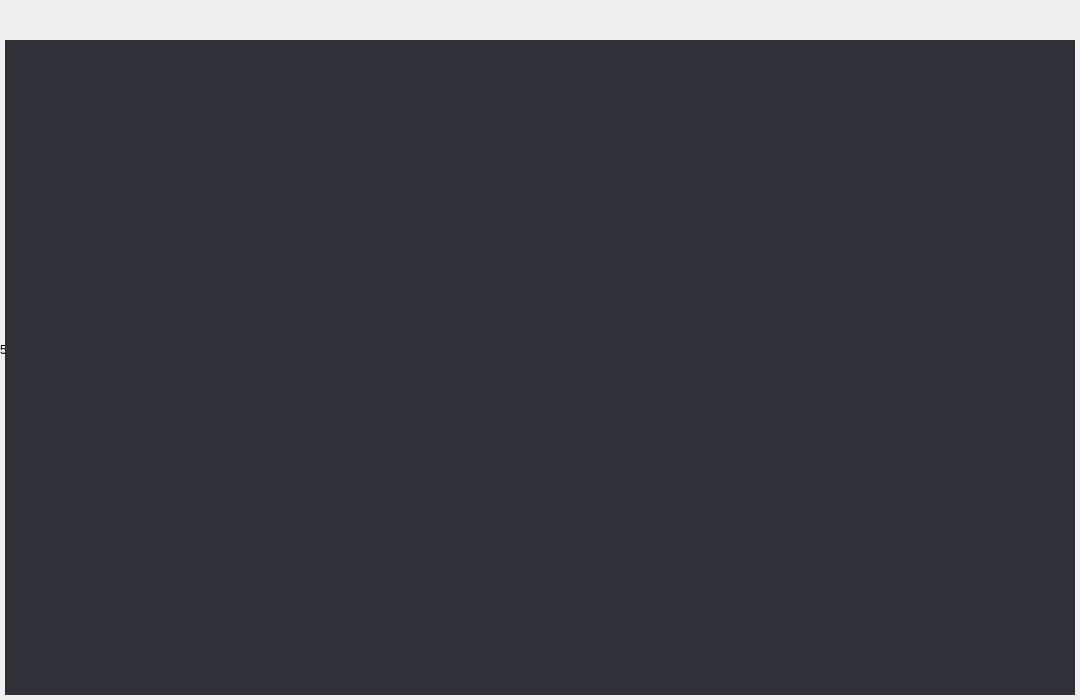
<?xml version="1.0" encoding="UTF-8"?>
<ui version="4.0">
 <class>MainWindow</class>
 <widget class="QMainWindow" name="MainWindow">
  <property name="geometry">
   <rect>
    <x>0</x>
    <y>0</y>
    <width>1080</width>
    <height>700</height>
   </rect>
  </property>
  <property name="minimumSize">
   <size>
    <width>0</width>
    <height>0</height>
   </size>
  </property>
  <property name="maximumSize">
   <size>
    <width>254555</width>
    <height>5554324</height>
   </size>
  </property>
  <property name="windowTitle">
   <string>MainWindow</string>
  </property>
  <widget class="QWidget" name="centralWidget">
   <layout class="QGridLayout" name="gridLayout">
    <property name="leftMargin">
     <number>0</number>
    </property>
    <property name="topMargin">
     <number>0</number>
    </property>
    <property name="rightMargin">
     <number>0</number>
    </property>
    <property name="bottomMargin">
     <number>0</number>
    </property>
    <property name="spacing">
     <number>0</number>
    </property>
    <item row="0" column="0">
     <widget class="QLabel" name="lefttopLabel">
      <property name="minimumSize">
       <size>
        <width>5</width>
        <height>5</height>
       </size>
      </property>
      <property name="maximumSize">
       <size>
        <width>5</width>
        <height>5</height>
       </size>
      </property>
      <property name="cursor">
       <cursorShape>SizeFDiagCursor</cursorShape>
      </property>
      <property name="text">
       <string/>
      </property>
     </widget>
    </item>
    <item row="0" column="1">
     <widget class="QLabel" name="topLabel">
      <property name="minimumSize">
       <size>
        <width>0</width>
        <height>5</height>
       </size>
      </property>
      <property name="maximumSize">
       <size>
        <width>16777215</width>
        <height>5</height>
       </size>
      </property>
      <property name="cursor">
       <cursorShape>SizeVerCursor</cursorShape>
      </property>
      <property name="text">
       <string/>
      </property>
     </widget>
    </item>
    <item row="0" column="2">
     <widget class="QLabel" name="righttopLabel">
      <property name="minimumSize">
       <size>
        <width>5</width>
        <height>5</height>
       </size>
      </property>
      <property name="maximumSize">
       <size>
        <width>5</width>
        <height>5</height>
       </size>
      </property>
      <property name="cursor">
       <cursorShape>SizeBDiagCursor</cursorShape>
      </property>
      <property name="text">
       <string/>
      </property>
     </widget>
    </item>
    <item row="1" column="0">
     <widget class="QLabel" name="leftLabel">
      <property name="minimumSize">
       <size>
        <width>5</width>
        <height>0</height>
       </size>
      </property>
      <property name="maximumSize">
       <size>
        <width>5</width>
        <height>16777215</height>
       </size>
      </property>
      <property name="cursor">
       <cursorShape>SizeHorCursor</cursorShape>
      </property>
      <property name="text">
       <string>5</string>
      </property>
     </widget>
    </item>
    <item row="1" column="1">
     <widget class="QWidget" name="widget" native="true">
      <layout class="QVBoxLayout" name="verticalLayout">
       <property name="spacing">
        <number>0</number>
       </property>
       <property name="leftMargin">
        <number>0</number>
       </property>
       <property name="topMargin">
        <number>0</number>
       </property>
       <property name="rightMargin">
        <number>0</number>
       </property>
       <property name="bottomMargin">
        <number>0</number>
       </property>
       <item>
        <widget class="titlewid" name="widget_2" native="true">
         <property name="minimumSize">
          <size>
           <width>0</width>
           <height>35</height>
          </size>
         </property>
         <property name="maximumSize">
          <size>
           <width>16777215</width>
           <height>35</height>
          </size>
         </property>
        </widget>
       </item>
       <item>
        <widget class="QWidget" name="widget_3" native="true">
         <property name="styleSheet">
          <string notr="true">background-color:rgb(48,48,56)</string>
         </property>
         <layout class="QVBoxLayout" name="verticalLayout_2">
          <property name="spacing">
           <number>0</number>
          </property>
          <property name="leftMargin">
           <number>0</number>
          </property>
          <property name="topMargin">
           <number>0</number>
          </property>
          <property name="rightMargin">
           <number>0</number>
          </property>
          <property name="bottomMargin">
           <number>0</number>
          </property>
          <item>
           <widget class="QScrollArea" name="scrollArea">
            <property name="sizePolicy">
             <sizepolicy hsizetype="Preferred" vsizetype="Preferred">
              <horstretch>0</horstretch>
              <verstretch>0</verstretch>
             </sizepolicy>
            </property>
            <property name="minimumSize">
             <size>
              <width>1070</width>
              <height>0</height>
             </size>
            </property>
            <property name="styleSheet">
             <string notr="true">border:none</string>
            </property>
            <property name="verticalScrollBarPolicy">
             <enum>Qt::ScrollBarAlwaysOff</enum>
            </property>
            <property name="horizontalScrollBarPolicy">
             <enum>Qt::ScrollBarAlwaysOff</enum>
            </property>
            <property name="widgetResizable">
             <bool>true</bool>
            </property>
            <widget class="QWidget" name="scrollAreaWidgetContents">
             <property name="geometry">
              <rect>
               <x>0</x>
               <y>0</y>
               <width>1070</width>
               <height>655</height>
              </rect>
             </property>
             <property name="cursor">
              <cursorShape>UpArrowCursor</cursorShape>
             </property>
            </widget>
           </widget>
          </item>
         </layout>
        </widget>
       </item>
      </layout>
     </widget>
    </item>
    <item row="1" column="2">
     <widget class="QLabel" name="rightLabel">
      <property name="minimumSize">
       <size>
        <width>5</width>
        <height>0</height>
       </size>
      </property>
      <property name="maximumSize">
       <size>
        <width>5</width>
        <height>16777215</height>
       </size>
      </property>
      <property name="cursor">
       <cursorShape>SizeHorCursor</cursorShape>
      </property>
      <property name="text">
       <string>&lt;html&gt;&lt;head/&gt;&lt;body&gt;&lt;p&gt;&lt;br/&gt;&lt;/p&gt;&lt;/body&gt;&lt;/html&gt;</string>
      </property>
     </widget>
    </item>
    <item row="2" column="0">
     <widget class="QLabel" name="leftbottomLabel">
      <property name="minimumSize">
       <size>
        <width>5</width>
        <height>5</height>
       </size>
      </property>
      <property name="maximumSize">
       <size>
        <width>5</width>
        <height>5</height>
       </size>
      </property>
      <property name="cursor">
       <cursorShape>SizeBDiagCursor</cursorShape>
      </property>
      <property name="text">
       <string/>
      </property>
     </widget>
    </item>
    <item row="2" column="1">
     <widget class="QLabel" name="bottomLabel">
      <property name="minimumSize">
       <size>
        <width>0</width>
        <height>5</height>
       </size>
      </property>
      <property name="maximumSize">
       <size>
        <width>16777215</width>
        <height>5</height>
       </size>
      </property>
      <property name="cursor">
       <cursorShape>SizeVerCursor</cursorShape>
      </property>
      <property name="text">
       <string/>
      </property>
     </widget>
    </item>
    <item row="2" column="2">
     <widget class="QLabel" name="rightbottomLabel">
      <property name="minimumSize">
       <size>
        <width>5</width>
        <height>5</height>
       </size>
      </property>
      <property name="maximumSize">
       <size>
        <width>5</width>
        <height>5</height>
       </size>
      </property>
      <property name="cursor">
       <cursorShape>SizeFDiagCursor</cursorShape>
      </property>
      <property name="text">
       <string/>
      </property>
     </widget>
    </item>
   </layout>
  </widget>
 </widget>
 <layoutdefault spacing="6" margin="11"/>
 <customwidgets>
  <customwidget>
   <class>titlewid</class>
   <extends>QWidget</extends>
   <header>titlewid.h</header>
   <container>1</container>
  </customwidget>
 </customwidgets>
 <resources/>
 <connections/>
</ui>
